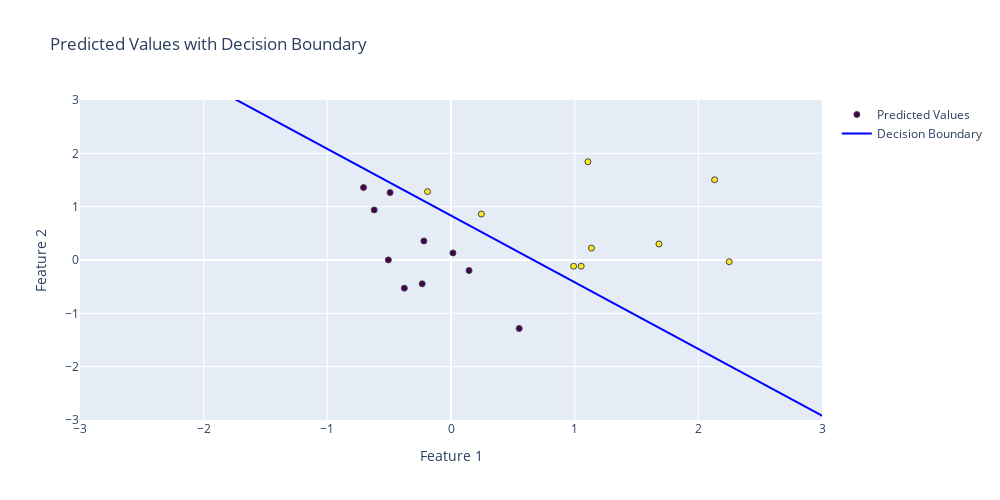

Write notebook code for a chart like this one.
### Markdown cell above
On the charts above, we can see actual and predicted data classification. Now it would be great to see hyperplane or decision boundary on the chart above.
Equation of decision boundary for 2 feature classification will be:

$$\omega0 \cdot x0 + \omega1 \cdot x1 + b = 0$$

### Code cell
import numpy as np
import plotly.graph_objects as go

# Assume w, b, X, and predictions are already defined as in your previous context

# Create x_range and calculate y_range for the decision boundary
x_range = np.linspace(-5, 5, 100)
y_range = (-w[0] * x_range + b) / w[1]

# Create a Plotly figure
fig = go.Figure()

# Add scatter plot for predicted values
fig.add_trace(go.Scatter(x=X[:, 0], y=X[:, 1], mode='markers',
                         marker=dict(color=predictions, colorscale='Viridis', line=dict(width=1)),
                         name='Predicted Values'))

# Add line plot for the decision boundary
fig.add_trace(go.Scatter(x=x_range, y=y_range, mode='lines',
                         line=dict(color='blue'),
                         name='Decision Boundary'))

# Update layout
fig.update_layout(title='Predicted Values with Decision Boundary',
                  xaxis=dict(range=[-3, 3], title='Feature 1'),
                  yaxis=dict(range=[-3, 3], title='Feature 2'),
                  width=1000, height=500)

# Display the plot
fig.show()

### Figure 1 — Plotly figure (JSON) as saved in the notebook; plotly's stock layout.template omitted (floating-point values rounded to 4 significant figures)
{"data": [{"marker": {"color": [-1, -1, -1, -1, -1, -1, 1, 1, -1, -1, 1, 1, 1, 1, -1, 1, 1, -1, 1, 1], "colorscale": [[0, "#440154"], [0.1111, "#482878"], [0.2222, "#3e4989"], [0.3333, "#31688e"], [0.4444, "#26828e"], [0.5556, "#1f9e89"], [0.6667, "#35b779"], [0.7778, "#6ece58"], [0.8889, "#b5de2b"], [1, "#fde725"]], "line": {"width": 1}}, "mode": "markers", "name": "Predicted Values", "type": "scatter", "x": [-0.4926, -0.7073, -0.5066, -0.621, -0.3776, 0.0157, 2.25, 1.107, -0.2329, 0.5514, 1.053, 1.136, 2.132, 0.2458, 0.1458, -0.1894, 1.681, -0.2192, 0.9916, 3.1], "y": [1.264, 1.358, 0.001708, 0.9388, -0.5283, 0.1323, -0.03253, 1.842, -0.4466, -1.284, -0.1158, 0.2233, 1.505, 0.8616, -0.1975, 1.282, 0.3008, 0.3562, -0.1168, 1.761]}, {"line": {"color": "blue"}, "mode": "lines", "name": "Decision Boundary", "type": "scatter", "x": [-5, -4.899, -4.798, -4.697, -4.596, -4.495, -4.394, -4.293, -4.192, -4.091, -3.99, -3.889, -3.788, -3.687, -3.586, -3.485, -3.384, -3.283, -3.182, -3.081, -2.98, -2.879, -2.778, -2.677, -2.576, -2.475, -2.374, -2.273, -2.172, -2.071, -1.97, -1.869, -1.768, -1.667, -1.566, -1.465, -1.364, -1.263, -1.162, -1.061, -0.9596, -0.8586, -0.7576, -0.6566, -0.5556, -0.4545, -0.3535, -0.2525, -0.1515, -0.05051, 0.05051, 0.1515, 0.2525, 0.3535, 0.4545, 0.5556, 0.6566, 0.7576, 0.8586, 0.9596, 1.061, 1.162, 1.263, 1.364, 1.465, 1.566, 1.667, 1.768, 1.869, 1.97, 2.071, 2.172, 2.273, 2.374, 2.475, 2.576, 2.677, 2.778, 2.879, 2.98, 3.081, 3.182, 3.283, 3.384, 3.485, 3.586, 3.687, 3.788, 3.889, 3.99, 4.091, 4.192, 4.293, 4.394, 4.495, 4.596, 4.697, 4.798, 4.899, 5], "y": [7.083, 6.957, 6.831, 6.705, 6.578, 6.452, 6.326, 6.199, 6.073, 5.947, 5.821, 5.694, 5.568, 5.442, 5.316, 5.189, 5.063, 4.937, 4.811, 4.684, 4.558, 4.432, 4.306, 4.179, 4.053, 3.927, 3.801, 3.674, 3.548, 3.422, 3.295, 3.169, 3.043, 2.917, 2.79, 2.664, 2.538, 2.412, 2.285, 2.159, 2.033, 1.907, 1.78, 1.654, 1.528, 1.402, 1.275, 1.149, 1.023, 0.8965, 0.7702, 0.6439, 0.5177, 0.3914, 0.2652, 0.1389, 0.01263, -0.1136, -0.2399, -0.3662, -0.4924, -0.6187, -0.7449, -0.8712, -0.9975, -1.124, -1.25, -1.376, -1.503, -1.629, -1.755, -1.881, -2.008, -2.134, -2.26, -2.386, -2.513, -2.639, -2.765, -2.891, -3.018, -3.144, -3.27, -3.396, -3.523, -3.649, -3.775, -3.902, -4.028, -4.154, -4.28, -4.407, -4.533, -4.659, -4.785, -4.912, -5.038, -5.164, -5.29, -5.417]}], "layout": {"height": 500, "title": {"text": "Predicted Values with Decision Boundary"}, "width": 1000, "xaxis": {"range": [-3, 3], "title": {"text": "Feature 1"}}, "yaxis": {"range": [-3, 3], "title": {"text": "Feature 2"}}}}
